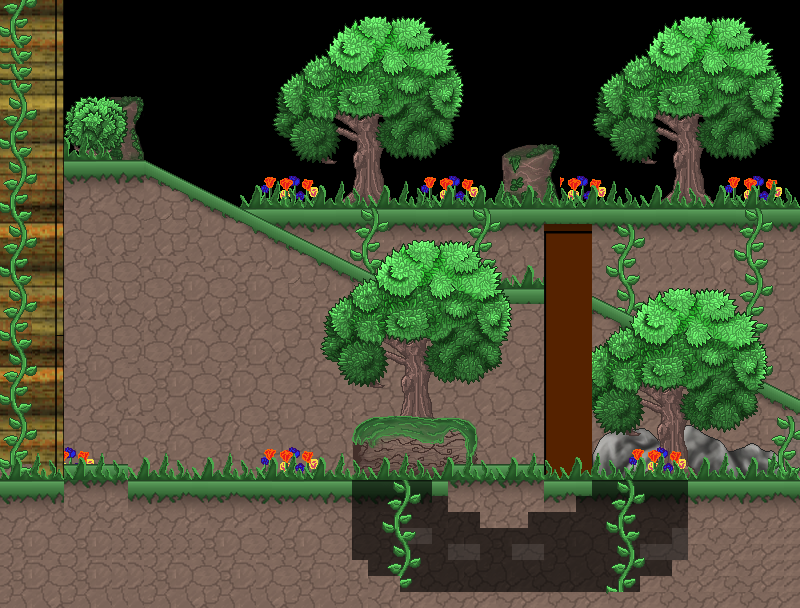

This is a level from a 2D game, rendered from its Tiled map with the project's own tilesets. A one-line summary and the map file follow, with tile-layer data summarised:
An orthogonal 50x38 tile map with 16x16 px tiles, 11 tile layers (bg trees, bg bg, Tile Layer 11, background, ...), 3 tilesets.

<map version="1.2" tiledversion="1.3.2" orientation="orthogonal" renderorder="right-down" compressionlevel="-1" width="50" height="38" tilewidth="16" tileheight="16" infinite="0" nextlayerid="16" nextobjectid="1">
 <editorsettings>
  <export target="." />
 </editorsettings>
 <tileset firstgid="1" name="tilesetOpenGame" tilewidth="16" tileheight="16" tilecount="240" columns="20">
  <image source="tilesetOpenGame.png" width="320" height="192" />
 </tileset>
 <tileset firstgid="241" name="grass" tilewidth="16" tileheight="16" tilecount="1280" columns="32">
  <image source="grass.png" width="512" height="640" />
 </tileset>
 <tileset firstgid="1521" name="BridgeTiles" tilewidth="16" tileheight="16" tilecount="5376" columns="96">
  <image source="BridgeTiles.png" width="1536" height="896" />
 </tileset>
 <layer id="13" name="bg trees" width="50" height="38">
  <data>[1900 cells, 344 non-empty, 160 distinct tile ids]</data>
 </layer>
 <layer id="12" name="bg bg" width="50" height="38">
  <data>[1900 cells, 294 non-empty, 86 distinct tile ids]</data>
 </layer>
 <layer id="14" name="Tile Layer 11" width="50" height="38">
  <data>[1900 cells, 216 non-empty, 24 distinct tile ids]</data>
 </layer>
 <layer id="6" name="background" width="50" height="38">
  <data>[1900 cells, 908 non-empty, 160 distinct tile ids]</data>
 </layer>
 <layer id="7" name="rocks" width="50" height="38">
  <data>[1900 cells, 52 non-empty, 52 distinct tile ids]</data>
 </layer>
 <layer id="10" name="trees" width="50" height="38">
  <data>[1900 cells, 296 non-empty, 152 distinct tile ids]</data>
 </layer>
 <layer id="9" name="flower" width="50" height="38">
  <data>[1900 cells, 80 non-empty, 48 distinct tile ids]</data>
 </layer>
 <layer id="5" name="bg" width="50" height="38" opacity="0.37">
  <data>[1900 cells, 168 non-empty, 75 distinct tile ids]</data>
 </layer>
 <layer id="1" name="walking layer" width="50" height="38">
  <data>[1900 cells, 458 non-empty, 140 distinct tile ids]</data>
 </layer>
 <layer id="11" name="vines" width="50" height="38">
  <data>[1900 cells, 147 non-empty, 16 distinct tile ids]</data>
 </layer>
 <layer id="8" name="grass" width="50" height="38">
  <data>[1900 cells, 100 non-empty, 8 distinct tile ids]</data>
 </layer>
</map>
